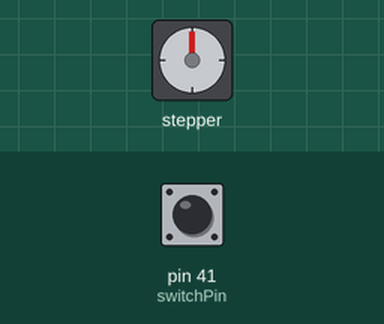
Bench run of a sketch on a simulated Arduino Mega 2560, built with avr-gcc and run on an emulated ATmega2560. Shown: stepper motor. Wiring (inferred from the names in the program): stepper motor driver (200 steps per turn assumed): step pin 3; direction pin 4. The test bench sets the inputs (shaded band); at power-on: pin 41 (switchPin) HIGH.

Above: at 1.2 s.
1.3 s: pin 41 (switchPin) pulled LOW for 0.15 s
At 2.24 s:
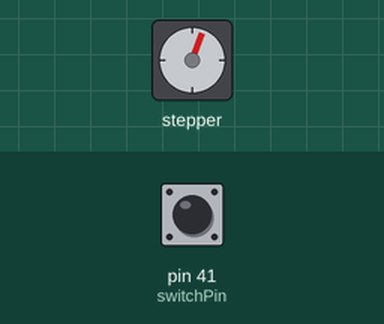
At 3.17 s:
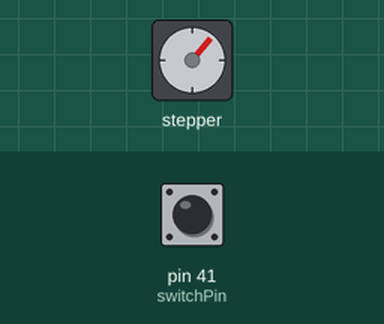
Timing chart, 0 to 16.3 s (numbered marks = the images above; inputs shaded):
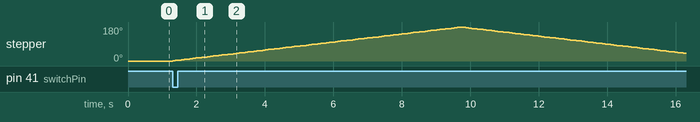

Measured:
- after the input at 1.3 s, stepper: turns 180° clockwise in 8.4 s, then 139° counter-clockwise in 6.4 s

The sketch:

180_degree_rotation_with_switch_new.ino
```cpp
// Tom Hermes

const int stepPin = 3; // Pin definitions
const int dirPin = 4;
const int switchPin = 41;
int switchState = 0;

void setup() {
  pinMode(stepPin,OUTPUT); // Output and input pin declarations
  pinMode(dirPin,OUTPUT);
  pinMode(switchPin, INPUT);
}
void loop() {

switchState = digitalRead(switchPin); // Reading the state of the switch
if (switchState == LOW) {

{
  digitalWrite(dirPin,HIGH); // Rotates the motor counter clockwise

  for(int x = 0; x < 100; x++) { // 100 steps for 180 degrees
    digitalWrite(stepPin,HIGH);
    delayMicroseconds(500000); // Delay statements to control motor speed
    delayMicroseconds(500000);
    delayMicroseconds(500000);
    delayMicroseconds(500000);
    delayMicroseconds(500000);

    digitalWrite(stepPin,LOW);
    delayMicroseconds(500000);
    delayMicroseconds(500000);
    delayMicroseconds(500000);
    delayMicroseconds(500000);
    delayMicroseconds(500000);
  }

  digitalWrite(dirPin,LOW); // Rotates the motor clockwise

  for(int x = 0; x < 100; x++) {
    digitalWrite(stepPin,HIGH);
    delayMicroseconds(500000);
    delayMicroseconds(500000);
    delayMicroseconds(500000);
    delayMicroseconds(500000);
    delayMicroseconds(500000);

    digitalWrite(stepPin,LOW);
    delayMicroseconds(500000);
    delayMicroseconds(500000);
    delayMicroseconds(500000);
    delayMicroseconds(500000);
    delayMicroseconds(500000);
}
}
}
}
```
